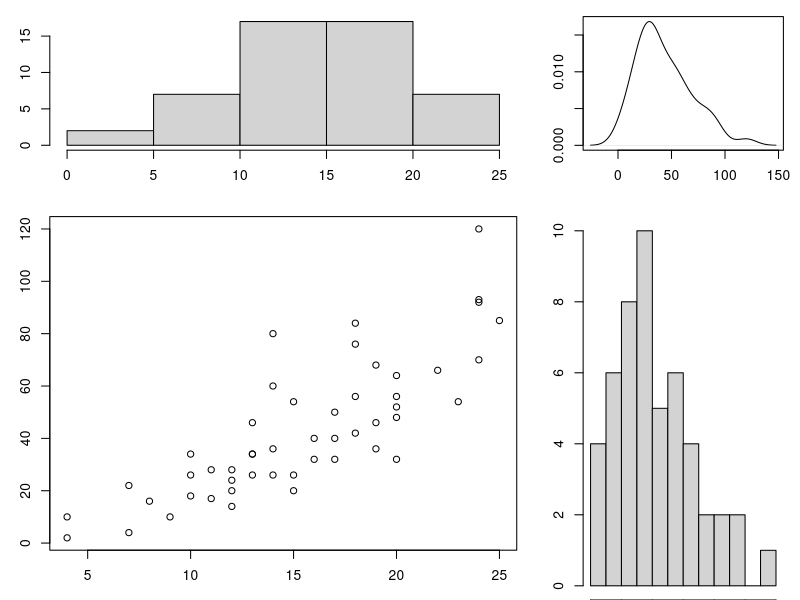

The R script that drew this image:
# File name: plot_4.r

data(cars)

layout(matrix(c(2, 4, 1, 3), nrow = 2, byrow = TRUE), c(2, 1), c(1, 2))

par(mar = c(3, 3, 1, 1))
plot(cars, xlab = "", ylab = "")

par(mar = c(3, 3, 1, 1))
hist(cars[, 1], main = "", xlab = "", ylab = "")

par(mar = c(0, 3, 1, 1))
hist(cars[, 2], nclass = 10, main = "", xlab = "", ylab = "")

par(mar = c(3, 3, 1, 1))
plot(density(cars[, 2]), main = "", xlab = "", ylab = "")
